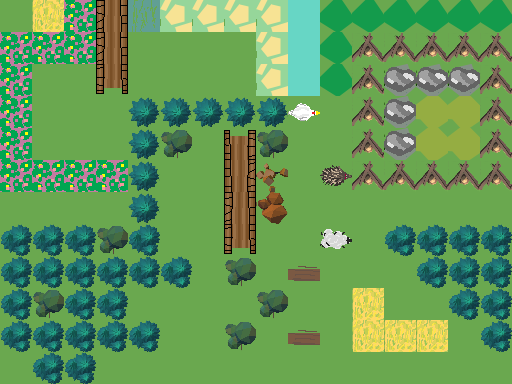

Rendered tile map (Tiled .tmx) drawn with the repository's tilesets; below, a short description and the full map source, tile grids included:
An orthogonal 16x12 tile map with 32x32 px tiles, 3 tile layers (Ground, Obstacles, Objects), 1 hidden layer not drawn.

<map version="1.0" orientation="orthogonal" renderorder="right-down" width="16" height="12" tilewidth="32" tileheight="32" nextobjectid="6">
 <tileset firstgid="1" name="TilesetPlaceholder" tilewidth="32" tileheight="32" tilecount="240" columns="10">
  <image source="../Tileset.png" width="320" height="768" />
 </tileset>
 <layer name="Ground" width="16" height="12">
  <data encoding="csv">
1,2,3,4,7,8,8,8,8,10,1,1,1,1,1,1,
3,3,3,4,1,1,1,1,8,10,1,1,1,1,1,1,
3,1,1,14,1,1,1,1,8,10,1,1,1,1,1,1,
3,1,1,1,1,1,1,1,1,1,1,1,1,1,1,1,
3,1,1,1,1,1,1,3221225486,1,1,1,1,1,1,1,1,
3,3,3,3,1,1,1,3221225476,1,1,1,1,1,1,1,1,
1,1,1,1,1,1,1,4,1,1,1,1,1,1,1,1,
1,1,1,1,1,1,1,14,1,1,1,1,1,1,1,1,
1,1,1,1,1,1,1,1,1,1,1,1,1,1,1,1,
1,1,1,1,1,1,1,1,1,1,1,2,1,1,1,1,
1,1,1,1,1,1,1,1,1,1,1,2,2,2,1,1,
1,1,1,1,1,1,1,1,1,1,1,1,1,1,1,1
</data>
 </layer>
 <layer name="Obstacles" width="16" height="12">
  <data encoding="csv">
0,0,0,0,0,0,0,0,0,0,52,52,52,52,52,52,
0,0,0,0,0,0,0,0,0,0,52,41,41,41,41,41,
0,0,0,0,0,0,0,0,0,0,52,41,43,43,43,41,
0,0,0,0,53,53,53,53,53,0,0,41,43,44,44,41,
0,0,0,0,53,54,0,0,54,0,0,41,43,44,44,41,
0,0,0,0,53,0,0,0,55,0,0,41,41,41,41,41,
0,0,0,0,53,0,0,0,56,0,0,0,0,0,0,0,
42,42,42,54,42,0,0,0,0,0,0,0,42,42,42,42,
42,42,42,42,42,42,0,54,0,45,0,0,0,42,42,42,
42,54,42,42,0,0,0,0,54,0,0,2,0,0,42,42,
42,42,42,42,42,0,0,54,0,45,0,0,0,0,0,42,
0,42,42,0,0,0,0,0,0,0,0,0,0,0,0,0
</data>
 </layer>
 <layer name="Objects" width="16" height="12">
  <data encoding="csv">
0,0,0,0,0,0,0,0,0,0,0,0,0,0,0,0,
0,0,0,0,0,0,0,0,0,0,0,0,0,0,0,0,
0,0,0,0,0,0,0,0,0,0,0,0,0,0,0,0,
0,0,0,0,0,0,0,0,0,2684354745,0,0,0,0,0,0,
0,0,0,0,0,0,0,0,0,0,0,0,0,0,0,0,
0,0,0,0,0,0,0,0,0,0,2684354701,0,0,0,0,0,
0,0,0,0,0,0,0,0,0,0,0,0,0,0,0,0,
0,0,0,0,0,0,0,0,0,0,2684354746,0,0,0,0,0,
0,0,0,0,0,0,0,0,0,0,0,0,0,0,0,0,
0,0,0,0,0,0,0,0,0,0,0,0,0,0,0,0,
0,0,0,0,0,0,0,0,0,0,0,0,0,0,0,0,
0,0,0,0,0,0,0,0,0,0,0,0,0,0,0,0
</data>
 </layer>
 <layer name="Solution" width="16" height="12" visible="0">
  <data encoding="csv">
0,0,0,0,0,0,0,0,0,0,0,0,0,0,0,0,
0,0,0,233,233,0,0,0,0,0,0,0,0,0,0,0,
0,0,0,0,0,0,0,0,0,0,0,0,0,0,0,0,
0,222,222,0,0,0,0,0,0,0,0,0,0,0,0,0,
0,222,0,0,0,0,0,0,0,0,0,0,0,0,0,0,
0,222,224,225,225,224,0,0,0,0,0,0,0,0,0,0,
0,0,0,232,0,0,0,0,0,0,0,0,0,0,0,0,
0,0,232,232,0,0,0,0,0,0,0,0,0,0,0,0,
0,0,0,0,0,0,0,0,0,0,0,0,0,0,0,0,
0,0,0,0,0,0,223,223,0,0,0,0,0,0,0,0,
0,0,0,0,0,0,0,0,0,0,0,0,0,0,0,0,
0,0,0,0,0,0,0,0,0,0,0,0,0,0,0,0
</data>
 </layer>
</map>
